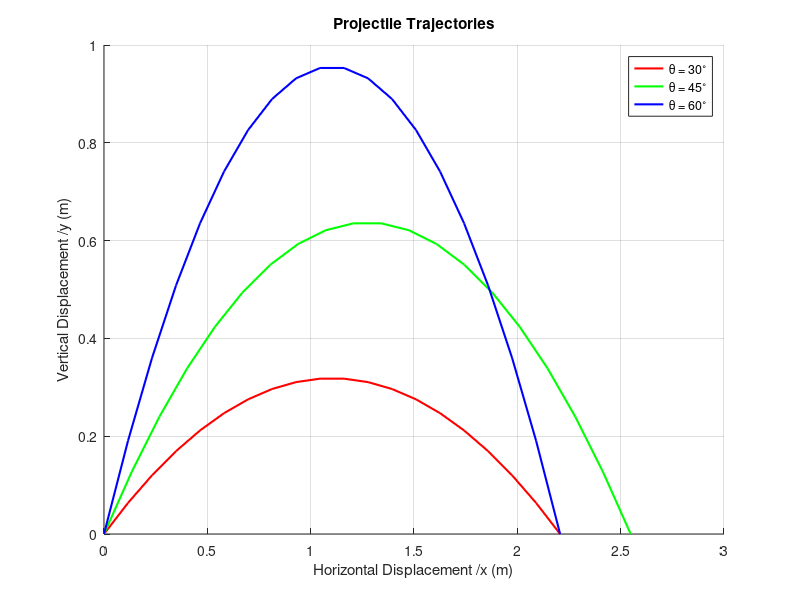

MATLAB code for this plot:

g = 9.81; % acceleration due to gravity (m/s^2)
v0 = 5; % initial velocity (m/s)

% Angles in radians
theta1 = 30 * pi / 180;
theta2 = 45 * pi / 180;
theta3 = 60 * pi / 180;

% % Calculate time of flight for each angle
% t1 = 2 * v0 * sin(theta1) / g;
% t2 = 2 * v0 * sin(theta2) / g;
% t3 = 2 * v0 * sin(theta3) / g;

% max range
r1 = (v0.^2 * sin(2*theta1))/g ;
r2 = (v0.^2 * sin(2*theta2))/g ;
r3 = (v0.^2 * sin(2*theta3))/g ;
 

% Calculate x and y values for each angle
% t = linspace(0, max( [t1, t2, t3] ), 100); % finding max time value to plot
% x1 = v0 * cos(theta1) * t;
% y1 = v0 * sin(theta1) * t - 0.5 * g * t.^2;
% 
% x2 = v0 * cos(theta2) * t;
% y2 = v0 * sin(theta2) * t - 0.5 * g * t.^2;
% 
% x3 = v0 * cos(theta3) * t;
% y3 = v0 * sin(theta3) * t - 0.5 * g * t.^2;

r1_p = linspace(0,r1,20);
r2_p = linspace(0,r2,20);
r3_p = linspace(0,r3,20);

y1 =  (tan(theta1)*r1_p) - ( g / (2 *( v0 * cos(theta1) ).^2) )*r1_p.^2;
y2 =  (tan(theta2)*r2_p) - ( g / (2 *( v0 * cos(theta2) ).^2) )*r2_p.^2;
y3 =  (tan(theta3)*r3_p) - ( g / (2 *( v0 * cos(theta3) ).^2) )*r3_p.^2;


% Plotting
figure;
hold on;
plot(r1_p, y1, 'r', 'LineWidth', 1.5);

plot(r2_p, y2, 'g', 'LineWidth', 1.5);
plot(r3_p, y3, 'b', 'LineWidth', 1.5);
xlabel('Horizontal Displacement /x (m)');
ylabel('Vertical Displacement /y (m)');
title('Projectile Trajectories');
legend('\theta = 30^\circ', '\theta = 45^\circ', '\theta = 60^\circ');
grid on;


% Save the plot as an image
saveas(gcf, '23L-0824_Q1.png');
